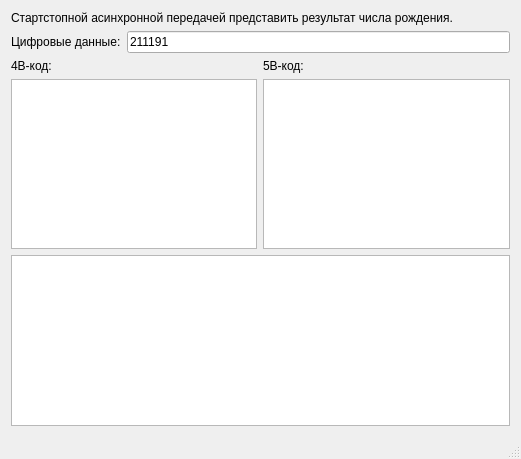
<?xml version="1.0" encoding="UTF-8"?>
<ui version="4.0">
 <class>MainWindow</class>
 <widget class="QMainWindow" name="MainWindow">
  <property name="geometry">
   <rect>
    <x>0</x>
    <y>0</y>
    <width>521</width>
    <height>459</height>
   </rect>
  </property>
  <property name="windowTitle">
   <string>Lab #6 - Асинхронная стартстопная передача</string>
  </property>
  <widget class="QWidget" name="centralWidget">
   <layout class="QVBoxLayout" name="verticalLayout_3">
    <item>
     <widget class="QLabel" name="label">
      <property name="text">
       <string>Стартстопной асинхронной передачей представить результат числа рождения.</string>
      </property>
      <property name="wordWrap">
       <bool>true</bool>
      </property>
     </widget>
    </item>
    <item>
     <layout class="QHBoxLayout" name="horizontalLayout">
      <item>
       <widget class="QLabel" name="label_2">
        <property name="text">
         <string>Цифровые данные:</string>
        </property>
       </widget>
      </item>
      <item>
       <widget class="QLineEdit" name="lineEdit">
        <property name="text">
         <string>211191</string>
        </property>
       </widget>
      </item>
     </layout>
    </item>
    <item>
     <layout class="QHBoxLayout" name="horizontalLayout_2">
      <item>
       <layout class="QVBoxLayout" name="verticalLayout_2">
        <item>
         <widget class="QLabel" name="label_3">
          <property name="sizePolicy">
           <sizepolicy hsizetype="Maximum" vsizetype="Maximum">
            <horstretch>0</horstretch>
            <verstretch>0</verstretch>
           </sizepolicy>
          </property>
          <property name="baseSize">
           <size>
            <width>0</width>
            <height>0</height>
           </size>
          </property>
          <property name="text">
           <string>4B-код:</string>
          </property>
         </widget>
        </item>
        <item>
         <widget class="QPlainTextEdit" name="textEdit4B">
          <property name="sizePolicy">
           <sizepolicy hsizetype="Expanding" vsizetype="Expanding">
            <horstretch>0</horstretch>
            <verstretch>0</verstretch>
           </sizepolicy>
          </property>
          <property name="baseSize">
           <size>
            <width>0</width>
            <height>0</height>
           </size>
          </property>
          <property name="readOnly">
           <bool>true</bool>
          </property>
         </widget>
        </item>
       </layout>
      </item>
      <item>
       <layout class="QVBoxLayout" name="verticalLayout">
        <item>
         <widget class="QLabel" name="label_4">
          <property name="sizePolicy">
           <sizepolicy hsizetype="Maximum" vsizetype="Maximum">
            <horstretch>0</horstretch>
            <verstretch>0</verstretch>
           </sizepolicy>
          </property>
          <property name="baseSize">
           <size>
            <width>0</width>
            <height>0</height>
           </size>
          </property>
          <property name="text">
           <string>5B-код:</string>
          </property>
         </widget>
        </item>
        <item>
         <widget class="QPlainTextEdit" name="textEdit5B">
          <property name="sizePolicy">
           <sizepolicy hsizetype="Expanding" vsizetype="Expanding">
            <horstretch>0</horstretch>
            <verstretch>0</verstretch>
           </sizepolicy>
          </property>
          <property name="baseSize">
           <size>
            <width>0</width>
            <height>0</height>
           </size>
          </property>
          <property name="readOnly">
           <bool>true</bool>
          </property>
         </widget>
        </item>
       </layout>
      </item>
     </layout>
    </item>
    <item>
     <widget class="QGraphicsView" name="graphicsView">
      <property name="sizePolicy">
       <sizepolicy hsizetype="Expanding" vsizetype="Expanding">
        <horstretch>0</horstretch>
        <verstretch>0</verstretch>
       </sizepolicy>
      </property>
      <property name="minimumSize">
       <size>
        <width>0</width>
        <height>0</height>
       </size>
      </property>
     </widget>
    </item>
   </layout>
  </widget>
  <widget class="QStatusBar" name="statusBar"/>
 </widget>
 <layoutdefault spacing="6" margin="11"/>
 <resources/>
 <connections/>
</ui>
